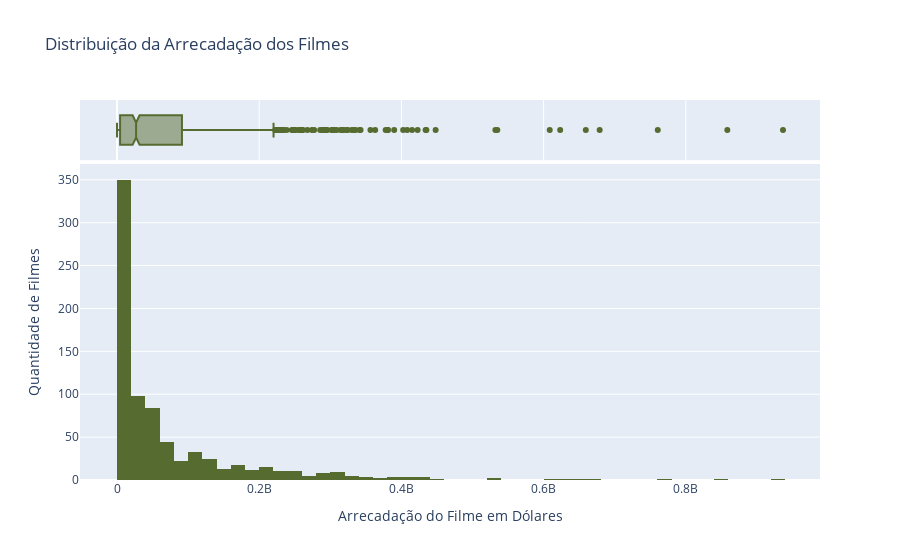

Notebook code for this chart:
### Markdown cell above
**Distribuição da Arrecadação**: Para analisar quanto os filmes do Top 1000 arrecadaram, aplicaremos um **Histograma** junto de um **Boxplot**, pois ambos os gráficos auxiliam no entendimento da distribuição em variáveis númericas.

Pelos gráficos, é possível notar que mais de 25% dos filmes arrecadaram menos de 20 milhões de dólares e 75% arrecadaram menos de 105 milhões. Enquanto isso, há alguns outliers que conseguiram arrecadar mais de meio bilhão de dólares. É interessante observar que a distribuição do histograma é muito similar ao gráfico do número de votos no IMDB. Isso traz uma evidência inicial de que o número de interações com o filme influencia mais em sua arrecadação do que as notas do IMDB.

### Code cell
# Distribuição da Arrecadação dos Filmes
gross_hist = (
    px.histogram(
        x=df.Gross,
        title="Distribuição da Arrecadação dos Filmes",
        marginal="box",
        labels={"x": "Arrecadação do Filme em Dólares"},
    )
    .update_traces(marker_color="DarkOliveGreen")
    .update_layout(yaxis_title="Quantidade de Filmes")
)
gross_hist.show()

### Figure 1 — Plotly figure (JSON) as saved in the notebook; plotly's stock layout.template omitted (floating-point values rounded to 4 significant figures; data arrays with more than 128 entries replaced by an {"elided": "..."} marker saying what was removed)
{"data": [{"alignmentgroup": "True", "bingroup": "x", "hovertemplate": "Arrecadação do Filme em Dólares=%{x}<br>count=%{y}<extra></extra>", "legendgroup": "", "marker": {"color": "DarkOliveGreen", "pattern": {"shape": ""}}, "name": "", "offsetgroup": "", "orientation": "v", "showlegend": false, "type": "histogram", "x": {"elided": "785 int values"}, "xaxis": "x", "yaxis": "y"}, {"alignmentgroup": "True", "hovertemplate": "Arrecadação do Filme em Dólares=%{x}<extra></extra>", "legendgroup": "", "marker": {"color": "DarkOliveGreen"}, "name": "", "notched": true, "offsetgroup": "", "showlegend": false, "type": "box", "x": {"elided": "785 int values"}, "xaxis": "x2", "yaxis": "y2"}], "layout": {"barmode": "relative", "legend": {"tracegroupgap": 0}, "title": {"text": "Distribuição da Arrecadação dos Filmes"}, "xaxis": {"anchor": "y", "domain": [0, 1], "title": {"text": "Arrecadação do Filme em Dólares"}}, "xaxis2": {"anchor": "y2", "domain": [0, 1], "matches": "x", "showgrid": true, "showticklabels": false}, "yaxis": {"anchor": "x", "domain": [0, 0.8316], "title": {"text": "Quantidade de Filmes"}}, "yaxis2": {"anchor": "x2", "domain": [0.8416, 1], "matches": "y2", "showgrid": false, "showline": false, "showticklabels": false, "ticks": ""}}}
